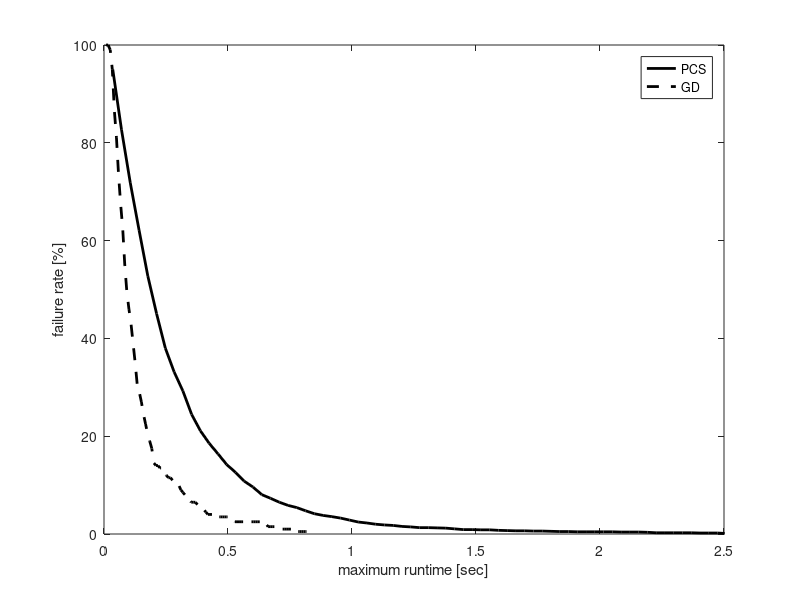
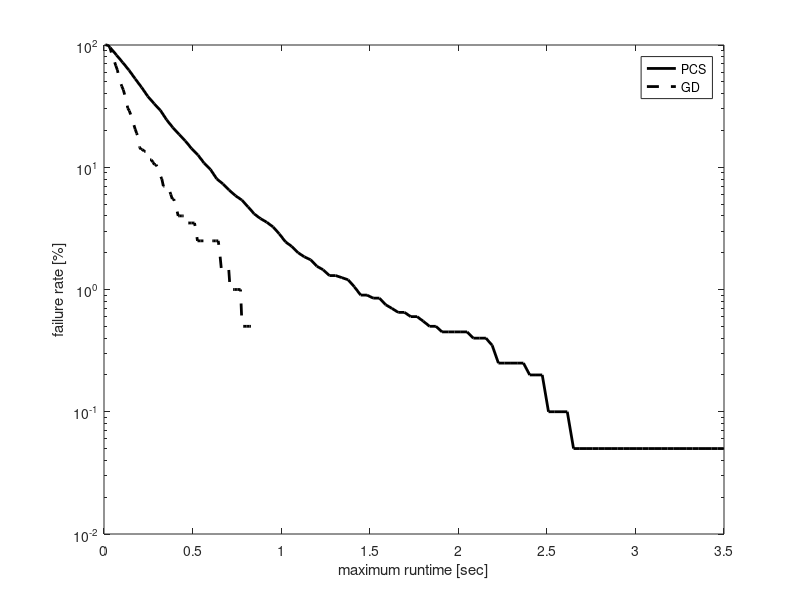

Source code (MATLAB) for these figures, in order:
% In this experiment I compare the performance of the GD (with KDL) and the
% PCS on one scene with obstacles where the start and goal configurations
% are:
% State c_start = {0.5236, 1.7453, -1.8326, -1.4835,	1.5708,	0, 1.004278, 0.2729, 0.9486, -1.15011, 1.81001, -1.97739};
% State c_goal = {0.5236, 0.34907, 0.69813, -1.3963, 1.5708, 0, 0.7096, 1.8032, -1.7061, -1.6286, 1.9143, -2.0155}; // Robot 2 no backflip - Elbow down
% The maximum step distance is:
% d = 0.8 for the PCS
% d = 2.3 for the GD
% With joint limits of the ABB robots
% last updated: 08/03/17


clear all
clc

%%
F = load('benchmark_PCS_3poles_rangeB.txt'); 
D1 = F(F(:,1)==0.8, 2:end);
verf = D1(:,1)==1;
suc = D1(:,2)==1;

disp('PCS:');
disp(['Results of ' num2str(size(D1,1)) ' queries.']);
disp(['Percent of successful queries verified: ' num2str(sum(verf & suc)/sum(suc)*100) '%']);
disp(['Plan distance: ' num2str(D1(1,3)) ]);
disp(['Avg. runtime: ' num2str(mean(D1(:,4))*1e3)  ' +/- ' num2str(std(D1(:,4))/sqrt(size(D1,1))*1e3) ' msec ']);
disp(['Avg. local-connection time: ' num2str(mean(D1(:,12))*1e3)  ' +/- ' num2str(std(D1(:,12))/sqrt(size(D1,1))*1e3) ' msec ']);
disp(['Avg. nodes in path: ' num2str(floor(mean(D1(:,10)))) ]);
disp(['Avg. nodes in trees: ' num2str(floor(mean(D1(:,11)))) ]);
disp(['Avg. number of IK solutions: ' num2str(floor(mean(D1(:,5)))) ]);



%%
F = load('benchmark_GD_3poles_rangeB.txt'); 
D2 = F(F(:,1)==2.55, 2:end);
verf = D2(:,1)==1;
suc = D2(:,2)==1;

disp('GD:');
disp(['Results of ' num2str(size(D2,1)) ' queries.']);
disp(['Percent of successful queries verified: ' num2str(sum(verf & suc)/sum(suc)*100) '%']);
disp(['Plan distance: ' num2str(D2(1,3)) ]);
disp(['Avg. runtime: ' num2str(mean(D2(:,4))*1e3)  ' +/- ' num2str(std(D2(:,4))/sqrt(size(D2,1))*1e3) ' msec ']);
disp(['Avg. local-connection time: ' num2str(mean(D2(:,12))*1e3)  ' +/- ' num2str(std(D2(:,12))/sqrt(size(D2,1))*1e3) ' msec ']);
disp(['Avg. nodes in path: ' num2str(floor(mean(D2(:,10)))) ]);
disp(['Avg. nodes in trees: ' num2str(floor(mean(D2(:,11)))) ]);
disp(['Avg. number of projections: ' num2str(floor(mean(D2(:,5)))) ]);

%%
% PCS
td = D1(:,4);
maxT = max(td);
T1 = linspace(0,maxT,100);
T1 = T1(2:end);
for i = 1:length(T1)
    sd = td < T1(i);
    md(i) = mean(td(sd));
    Md(i) = 1-sum(sd)/length(td);
end
%%
% GD
tg = D2(:,4);
maxT = max(tg);
T2 = linspace(0,maxT,100);
T2 = T2(2:end);
for i = 1:length(T2)
    sg = tg < T2(i);
    mg(i) = mean(tg(sg));
    Mg(i) = 1-sum(sg)/length(tg);
end
%%
h = figure(1);
clf
plot(T1,Md*100,'-k','linewidth',2);
hold on
plot(T2,Mg*100,'--k','linewidth',2);
hold off
xlabel('maximum runtime [sec]');
ylabel('failure rate [%]');
legend('PCS','GD');
xlim([0 2.5]);
% set(h, 'Position', [100, 100, 800, 400]);

h = figure(2);
clf
semilogy(T1,Md*100,'-k','linewidth',2);
hold on
semilogy(T2,Mg*100,'--k','linewidth',2);
hold off
xlabel('maximum runtime [sec]');
ylabel('failure rate [%]');
legend('PCS','GD');
% xlim([0 6]);
% set(h, 'Position', [100, 100, 800, 400]);
